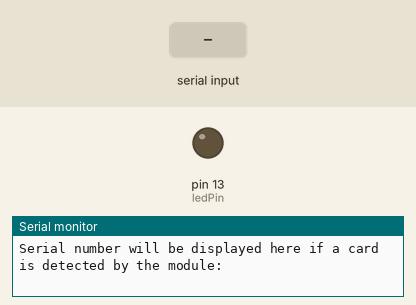
A sketch run on a simulated Arduino Uno, built with avr-gcc and run on an emulated ATmega328P. On the bench: output pins drawn as LEDs (lit = HIGH), the last lines printed to the serial monitor. The test bench sets the inputs (shaded band).

Above: at 1.2 s.
1.3 s: "90,45\n" received over the second serial link
At 2.3 s:
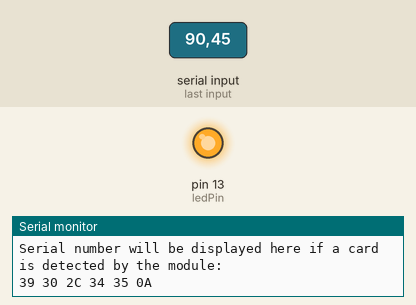
2.8 s: "30,150\n" received over the second serial link
At 3.5 s:
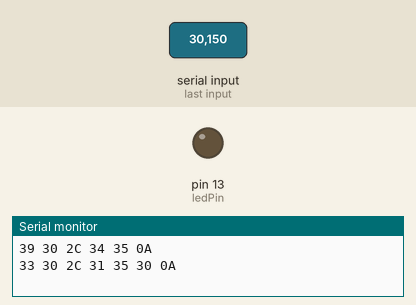
4.3 s: "0\n" received over the second serial link
At 4.6 s:
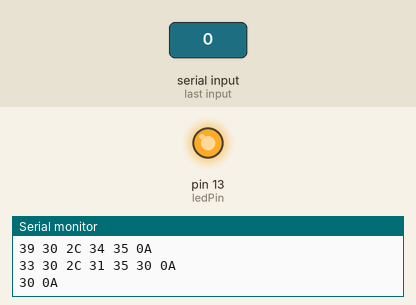
5.8 s: "5\n" received over the second serial link
At 6.9 s:
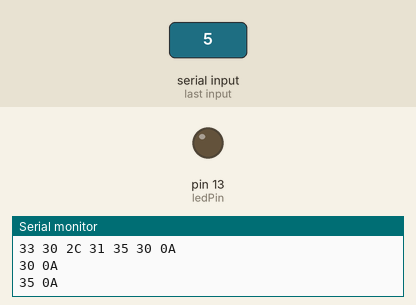
Timing chart, 0 to 8.3 s (numbered marks = the images above; inputs shaded):
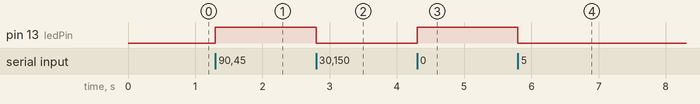

Measured:
- after the input at 1.3 s, pin 13 (ledPin): LOW → HIGH at once
- after the input at 2.8 s, pin 13 (ledPin): HIGH → LOW at once
- after the input at 4.3 s, pin 13 (ledPin): LOW → HIGH at once
- after the input at 5.8 s, pin 13 (ledPin): HIGH → LOW at once

The sketch:

RFID2.ino
```cpp
//http://www.elechouse.com/elechouse/images/product/13.56MHZ_RFID_Module/RFID%20with%20Arduino.pdf
//http://www.elechouse.com/elechouse/images/product/13.56MHZ_RFID_Module/13.56MHZ_RFID_Manual.pdf


#include <SoftwareSerial.h>

const int ledPin =  13;
int cont=0;

SoftwareSerial mySerial(2, 3); //pin2 Rx, pin3 Tx

int CMD[64];
int comlen =0;
int out_flag =0;

void setup()
{
  Serial.begin(9600);
  mySerial.listen();
  Serial.println("Serial number will be displayed here if a card is detected by the module:\n");
  // set the data rate for the SoftwareSerial port
  mySerial.begin(9600);
  delay(10);
  pinMode(ledPin, OUTPUT);
  mySerial.write(0x02); //Send the command to RFID, please refer to RFID manual
  delay(20);
}
void loop() // run over and over
{

      while (Serial.available())
      {
          int a = SerialReadHexDigit();
          //Serial.println(a);
          if(a>=0){
          CMD[comlen] = a;
          comlen++;
          }
          delay(10);
      }

      for(int i=0; i<comlen; i+=2){
          int c = mySerial.write( CMD[i]*16 + CMD[i+1]);
        }
      comlen =0;

      while (mySerial.available()) {
      byte C = mySerial.read();
      if (C<16) Serial.print("0");
      Serial.print(C ,HEX); //Display the Serial Number in HEX
      Serial.print(" ");

      out_flag =1;
      }
     if (out_flag >0) {
       Serial.println();
       toogleLED();
       delay(20);
       out_flag = 0;
     }


}


int SerialReadHexDigit()
{
    byte c = (byte) Serial.read();
    if (c >= '0' && c <= '9') {
        return c - '0';
    } else if (c >= 'a' && c <= 'f') {
        return c - 'a' + 10;
    } else if (c >= 'A' && c <= 'F') {
        return c - 'A' + 10;
    } else {
        return -1;   // getting here is bad: it means the character was invalid
    }
}

void toogleLED(){
  if (cont==0){
    digitalWrite(ledPin, HIGH);
    cont=1;
  } else {
    digitalWrite(ledPin, LOW);
    cont=0;
  }
}
```
